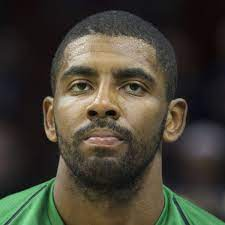
#> input picture model/test_images/k_2.jpg, 225 x 225 px
$ jupyter execute --allow-errors basketballjup.ipynb   (shell and % lines are left out)
#> lines starting #> are read from the running program, lines starting #| are printed output that depends on the picture; after the words box and inside, x2 and y2 are one past the last pixel; in counts of white or black regions, pixels touching at a corner belong together
[cell 1]
import numpy as np
import cv2
import matplotlib
from matplotlib import pyplot as plt

[cell 2]
img = cv2.imread('./test_images/k_2.jpg')
#> img is the input picture: shape (225, 225, 3); mean B, G, R 53.7, 65.4, 69.5
img.shape
#> Out = (225, 225, 3)

[cell 3]
plt.imshow(img)

[cell 4]
gray = cv2.cvtColor(img, cv2.COLOR_BGR2GRAY)
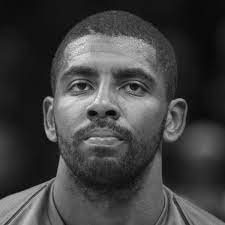
#> gray: shape (225, 225); min 0, max 241, mean 65.3
gray.shape
#> Out = (225, 225)

[cell 5]
gray

[cell 6]
plt.imshow(gray, cmap='gray')

[cell 7]
face_cascade = cv2.CascadeClassifier('./opencv/haarcascades/haarcascade_frontalface_default.xml')
eye_cascade = cv2.CascadeClassifier('./opencv/haarcascades/haarcascade_eye.xml')

faces = face_cascade.detectMultiScale(gray, 1.3, 5)
#> faces = [[30, 25, 149, 149]]
faces
#> Out = [[30, 25, 149, 149]]

[cell 8]
(x, y, w, h) = faces[0]
#> x = 30; y = 25; w = 149; h = 149
x,y,w,h
#> Out = (30, 25, 149, 149)

[cell 9]
face_img = cv2.rectangle(img, (x, y), (x + w, y + h), (255, 0, 0), 2)
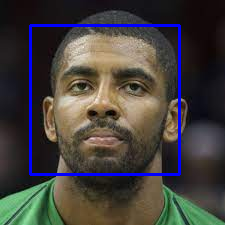
#> face_img: shape (225, 225, 3); mean B, G, R 61.5, 64.1, 68
plt.imshow(face_img)

[cell 10]
cv2.destroyAllWindows()
for (x,y,w,h) in faces:
    face_img = cv2.rectangle(img,(x,y),(x+w,y+h),(255,0,0),2)
    roi_gray = gray[y:y+h, x:x+w]
    roi_color = face_img[y:y+h, x:x+w]
    eyes = eye_cascade.detectMultiScale(roi_gray)
    for (ex,ey,ew,eh) in eyes:
        cv2.rectangle(roi_color,(ex,ey),(ex+ew,ey+eh),(0,255,0),2)
#> this loop made 1 pass
#> (x, y, w, h, eyes) on pass 1: (30, 25, 149, 149, [[32, 40, 38, 38], [90, 49, 26, 26]])
#> pass 1, `roi_gray = gray[y:y+h, x:x+w]`:
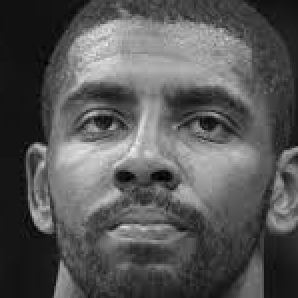
#> roi_gray: shape (149, 149) (shown 2 times larger); min 0, max 241, mean 86.9
#> pass 1, `roi_color = face_img[y:y+h, x:x+w]`:
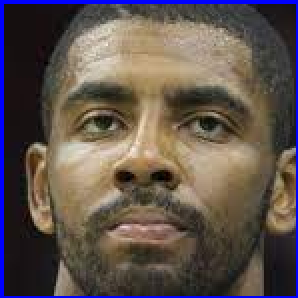
#> roi_color: shape (149, 149, 3) (shown 2 times larger); mean B, G, R 78, 83.7, 95.5
#> after the loop:
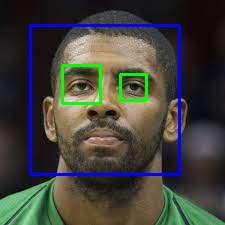
#> img: shape (225, 225, 3); 1.5% of pixels changed, all inside (x1, y1, x2, y2) = (61, 64, 148, 105)
#> after the loop:
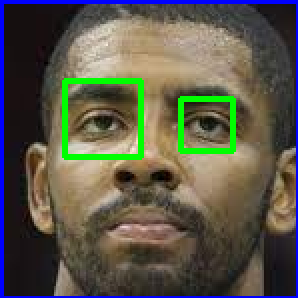
#> roi_color: shape (149, 149, 3) (shown 2 times larger); 3.42% of pixels changed, all inside (x1, y1, x2, y2) = (31, 39, 118, 80)


plt.figure()
plt.imshow(face_img, cmap='gray')
plt.show()

[cell 11]
plt.imshow(roi_color, cmap='gray')

[cell 12]
def get_cropped_image_if_2_eyes(image_path):
#> called with image_path = './test_images/k_2.jpg'
    img = cv2.imread(image_path)
    gray = cv2.cvtColor(img, cv2.COLOR_BGR2GRAY)
    faces = face_cascade.detectMultiScale(gray, 1.3, 5)
#> faces = [[30, 25, 149, 149]]
    for (x,y,w,h) in faces:
        roi_gray = gray[y:y+h, x:x+w]
        roi_color = img[y:y+h, x:x+w]
        eyes = eye_cascade.detectMultiScale(roi_gray)
        if len(eyes) >= 2:
            return roi_color
#> this loop made 1 pass
#> pass 1, in get_cropped_image_if_2_eyes, `roi_color = img[y:y+h, x:x+w]`:
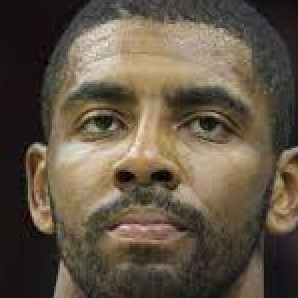
#> roi_color: shape (149, 149, 3) (shown 2 times larger); mean B, G, R 69.2, 85.1, 97.1

[cell 13]
cropped_image = get_cropped_image_if_2_eyes('./test_images/k_2.jpg')
plt.imshow(cropped_image)

[cell 14]
wont_work = get_cropped_image_if_2_eyes('./test_images/k_i_test.jpg')
#> call 2 of get_cropped_image_if_2_eyes, with image_path = './test_images/k_i_test.jpg'
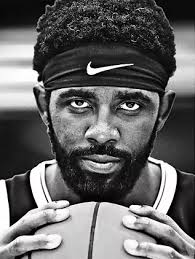
#> input picture model/test_images/k_i_test.jpg, 195 x 259 px
#> in get_cropped_image_if_2_eyes, img is the input picture: shape (259, 195, 3); mean B, G, R 100.4, 100.1, 100.7
#> in get_cropped_image_if_2_eyes (call 2), `faces = face_cascade.detectMultiScale(gray, 1.3, 5)`: faces = ()
wont_work

[cell 15]
path_to_data = "./dataset/"
path_to_cr_data = "./dataset/cropped/"

[cell 16]
import os
img_dirs = []
for entry in os.scandir(path_to_data):
    if entry.is_dir():
        img_dirs.append(entry.path)

[cell 17]
img_dirs

[cell 18]
import shutil
if os.path.exists(path_to_cr_data):
     shutil.rmtree(path_to_cr_data)
os.mkdir(path_to_cr_data)

[cell 19]
cropped_image_dirs = []
celebrity_file_names_dict = {}
#> (the rest of this cell did not finish here and is left out)
